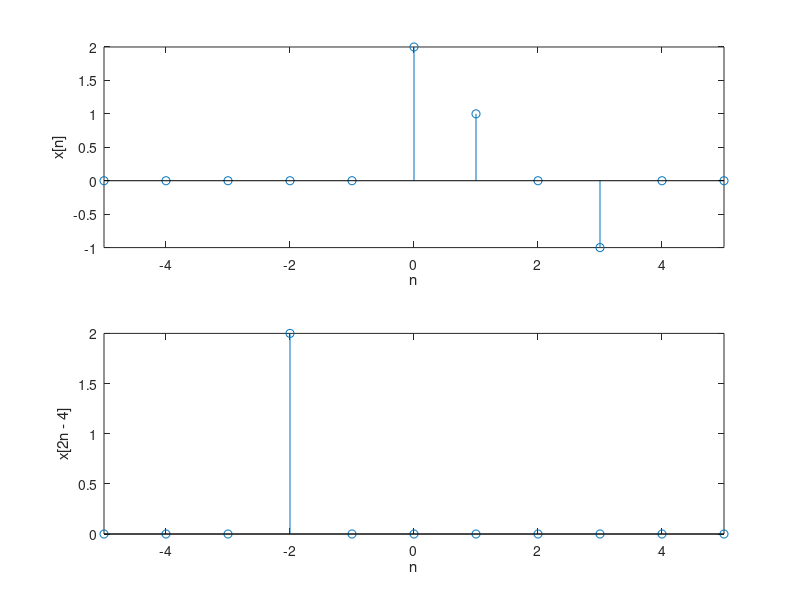

MATLAB code for this plot:
clc; close all; clear all;

n = -5:5;

x=@(n) (2 - n).*((n>=0) - (n>=4));

figure; hold on; grid on;
subplot(2,1,1); 
stem(n,x(n));
xlabel('n'); ylabel('x[n]');
xlim([-5 5])
subplot(2,1,2)
stem(n,x(-(2.*n + 4)));
xlabel('n'); ylabel('x[2n - 4]');
xlim([-5 5])
